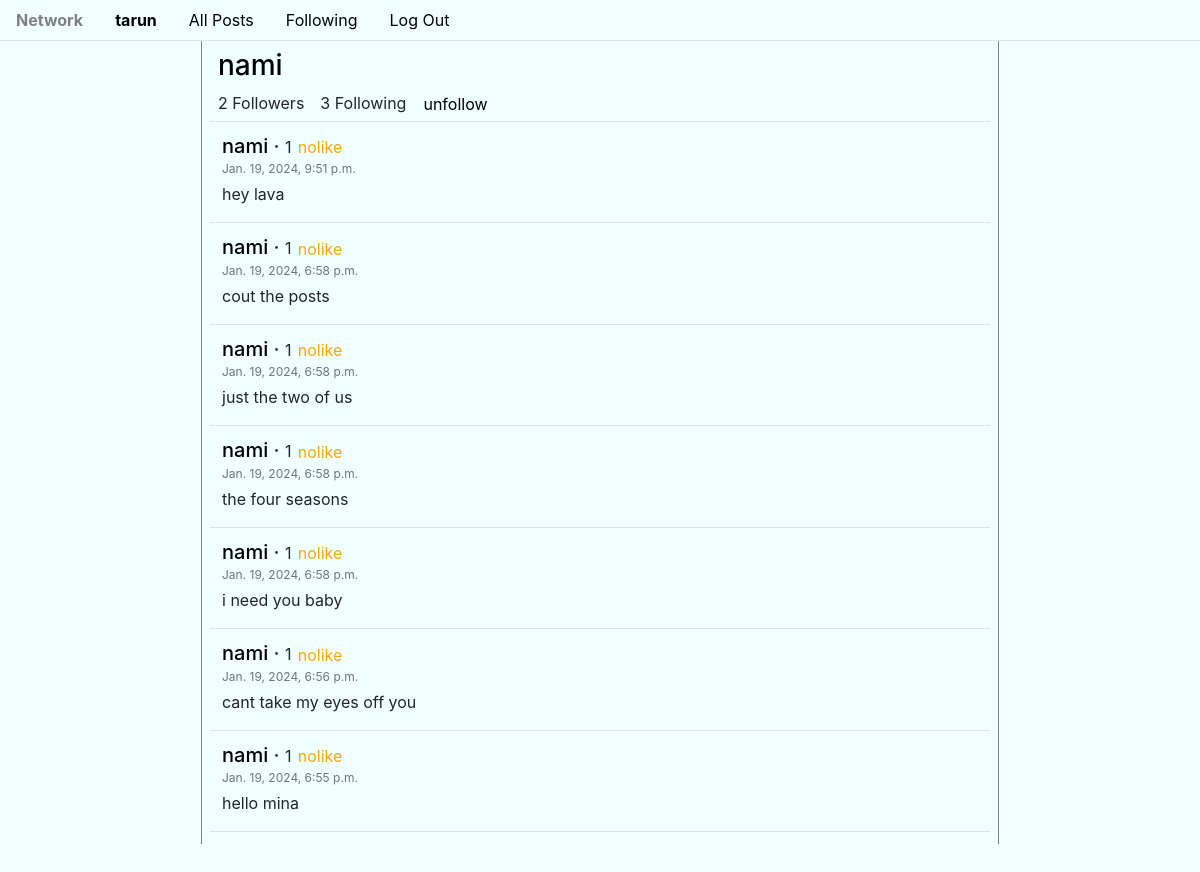
Page /3 (signed in) on the committed database.
### network/models.py (models this page shows, shortened)
class User(AbstractUser):
    pass

class Post(models.Model):
    poster = models.ForeignKey(User, on_delete=models.CASCADE, related_name='writer')
    content = models.CharField(max_length=240)
    timestamp = models.DateTimeField(default=datetime.now)
    likes = models.ManyToManyField(User, related_name='liked')

### network/views.py (the view)
# urls.py: path('<int:user_id>', views.viewuser, name='viewuser'),
def viewuser(request, user_id):
    allpost = Post.objects.filter(poster=user_id).order_by('-timestamp')
    user = User.objects.get(pk=user_id)
    follower = Follow.objects.filter(following=user)
    following = Follow.objects.filter(follower=user)
    followerslist = []
    print('followers: ')
    for person in follower:
        print(person)
        followerslist.append(person.follower)
    print(f'followerlist: {followerslist}')
    followinglist = []
    print('following: ')
    for person in following:
        print(person)
        followinglist.append(person.following)
    print(f'followinglist: {followinglist}')
    paginator = Paginator(allpost, paginateby)
    page_number = request.GET.get('page')
    page_obj = paginator.get_page(page_number)
    return render(request, 'network/user.html',{
        'page_obj': page_obj,
        'numfollower': len(followerslist),
        'numfollowing': len(followinglist),
        'followers': followerslist,
        'followings': followinglist,
        'userpage': user
    })

### network/models.py (called while the page is built)
    def __str__(self) -> str:
        return f"{self.follower} following {self.following}"

### network/templates/network/user.html (shortened to what this page needs)
{% extends "network/layout.html" %}
{% load static %}
{% block body %}
<div class="container">
    <div class="row justify-content-md-center wholecontainer">
        <div class="mx-3 p-2 middleitem">
            <h3 class="mx-2"><a href="{% url 'viewuser' user_id=userpage.id %}">{{ userpage.username }}</a></h3>
            <div class="row mx-0">
                <p class="my-0 mx-2"><span id="numfollower">{{ numfollower }}</span> Followers</p>
                <p class="my-0 mx-2"><span id="numfollowing">{{ numfollowing }}</span> Following</p>
                {% if user.is_authenticated %}
                    {% if user.username != userpage.username %}
                        {% if user in followers %}
                            <button class="btn btn-link p-0 mx-2" id="follow-button" onclick="togglefollow('{{user.id}}','{{userpage.id}}')">unfollow</button>
                        {% else %}
                            <button class="btn btn-link p-0 mx-2" id="follow-button" onclick="togglefollow('{{user.id}}','{{userpage.id}}')">follow</button>
                        {% endif %}
                    {% endif %}
                {% endif %}
            </div>
            <hr class="my-1">
            <div class="allpost">
                {% for post in page_obj %}
                    <div class="row postitem p-2 mx-1">
                        <h5 class="my-0">
                            <a href="{% url 'viewuser' user_id=post.poster.id %}">{{ post.poster }}</a>
                            &middot;
                            <small id="like-count-{{post.id}}">{{ post.likes.all.count }}</small>
                            {% if user.is_authenticated %}
                                {% if user in post.likes.all %}
                                    <button class="btn btn-link p-0" id="like-{{post.id}}" onclick="togglelike('{{user.id}}','{{post.id}}')" style="color: orange;">nolike</button>
                                {% else %}
                                    <button class="btn btn-link p-0" id="like-{{post.id}}" onclick="togglelike('{{user.id}}','{{post.id}}')" style="color: red;">like</button>
                                {% endif %}
                            {% else %}
                                <small style="color: red;">like</small>
                            {% endif %}
                        </h5>
                        <p class="text-muted m-0 p-0" style="font-size: 12px;">{{ post.timestamp }}</p>
                        <div class="my-1" id="contentdiv-{{post.id}}">
                            <p class="my-0" id="content-{{post.id}}">{{ post.content }}</p>
                        </div>
                    </div>
                    <hr class="my-1">
                {% endfor %}
            </div>
        </div>
    </div>
</div>
{% endblock %}

### network/templates/network/layout.html (shortened to what this page needs)
{% load static %}
<!DOCTYPE html>
<html lang="en">
    <head>
        <link rel="stylesheet" href="https://stackpath.bootstrapcdn.com/bootstrap/4.4.1/css/bootstrap.min.css">
        <link href="{% static 'network/styles.css' %}" rel="stylesheet">
    </head>
    <body>
        <ul class="nav">
            <li class="nav-item">
                <a class="nav-link" href="{% url 'index' %}"><strong>Network</strong></a>
            </li>
            {% if user.is_authenticated %}
                <li class="nav-item">
                    <a class="nav-link" href="{% url 'viewuser' user_id=user.id %}"><strong>{{ user.username }}</strong></a>
                </li>
            {% endif %}
            <li class="nav-item">
            <a class="nav-link" href="{% url 'index' %}">All Posts</a>
            </li>
            {% if user.is_authenticated %}
                <li class="nav-item">
                    <a class="nav-link" href="{% url 'following' %}">Following</a>
                </li>
                <li class="nav-item">
                    <a class="nav-link" href="{% url 'logout' %}">Log Out</a>
                </li>
            {% endif %}
        </ul>
        <div class="body">
            {% block body %}
            {% endblock %}
        </div>
    </body>
</html>

### network/static/network/styles.css (style rules this page uses)
* { background-color: azure; }
.middleitem { border: none; border-left: 1px solid gray; border-right: 1px solid gray; width: 70%; margin-bottom: 20vh; }
.allpost { display: block; }
.postitem { display: block; }
a { color: black; }
.btn { color: black; }
.btn-link { color: black; }

### rows in the picture
User: username "tarun"
User: username "nami"
Post: poster "nami", likes.all.count "1", timestamp "Jan. 19, 2024, 9:51 p.m.", content "hey lava"
Post: poster "nami", likes.all.count "1", timestamp "Jan. 19, 2024, 6:58 p.m.", content "cout the posts"
Post: poster "nami", likes.all.count "1", timestamp "Jan. 19, 2024, 6:58 p.m.", content "just the two of us"
Post: poster "nami", likes.all.count "1", timestamp "Jan. 19, 2024, 6:58 p.m.", content "the four seasons"
Post: poster "nami", likes.all.count "1", timestamp "Jan. 19, 2024, 6:58 p.m.", content "i need you baby"
Post: poster "nami", likes.all.count "1", timestamp "Jan. 19, 2024, 6:56 p.m.", content "cant take my eyes off you"
Post: poster "nami", likes.all.count "1", timestamp "Jan. 19, 2024, 6:55 p.m.", content "hello mina"

### other values in the picture
{{ numfollower }} "2"
{{ numfollowing }} "3"
